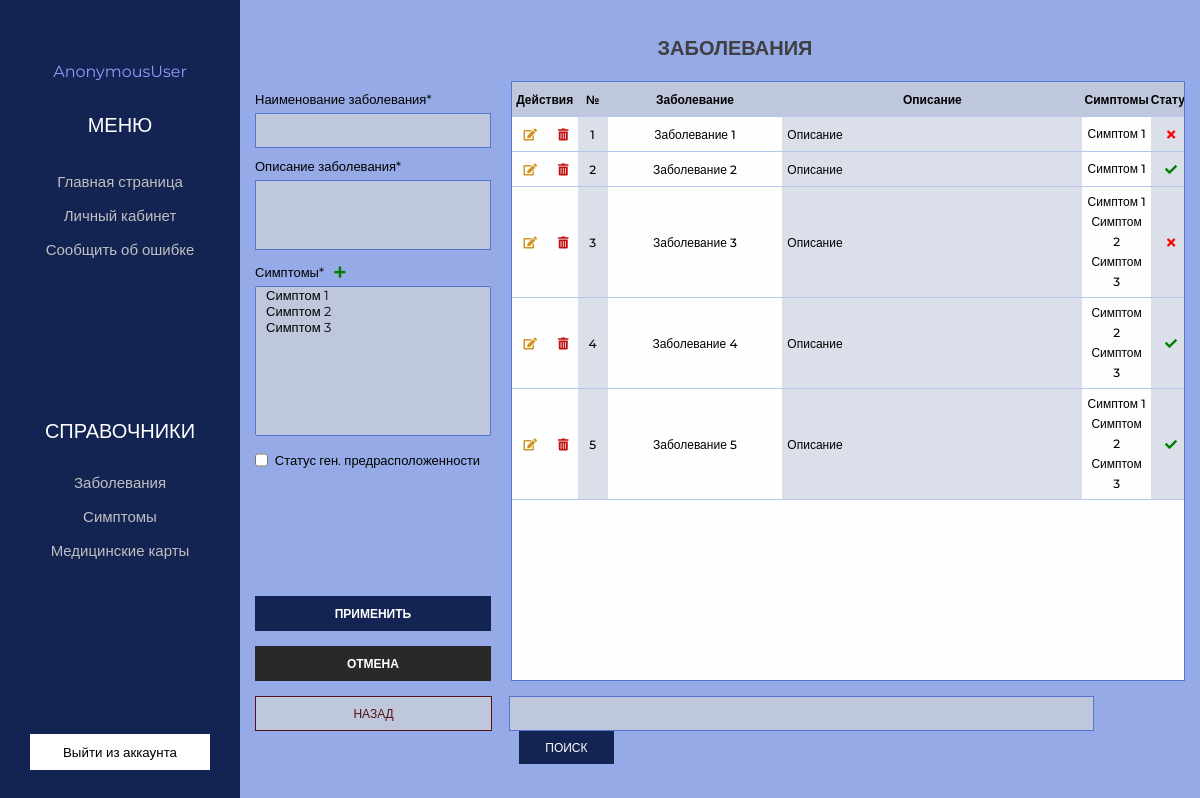
Before: /disease with the older database file.
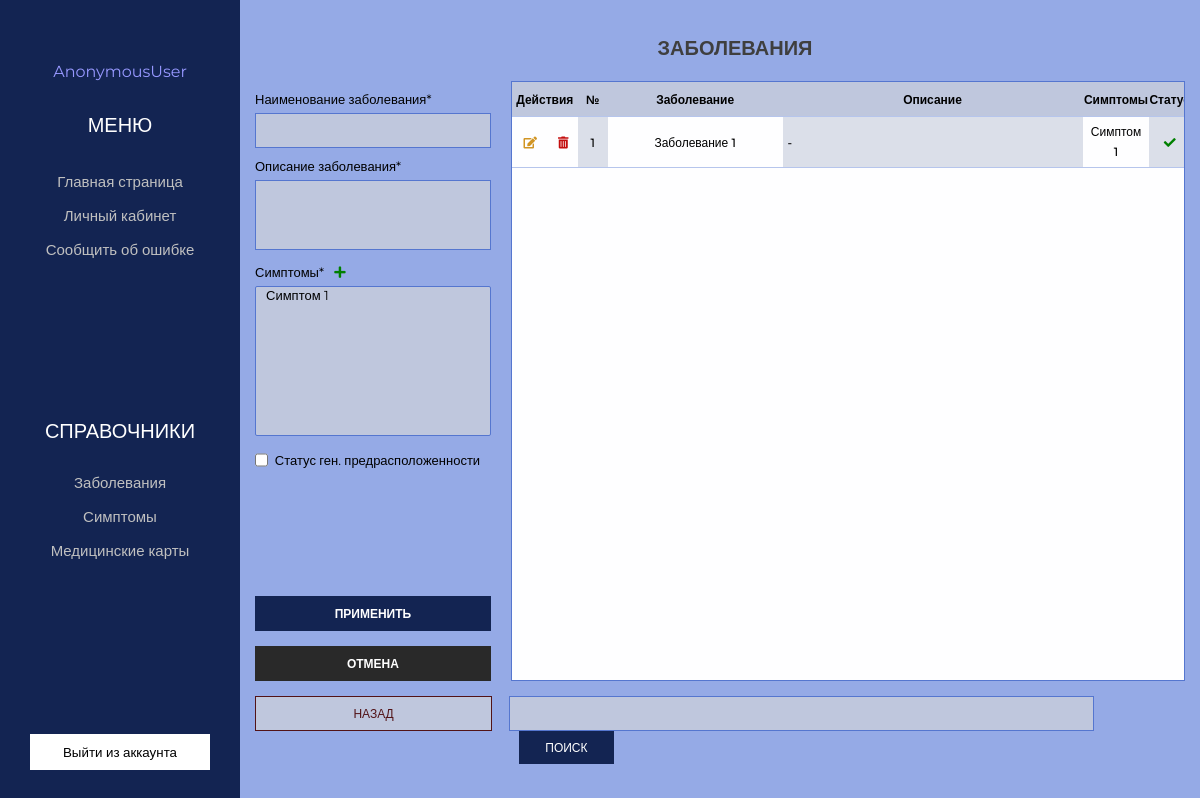
After: the same page with the newer database file.
### app/models.py (models this page shows, shortened)
class Disease(models.Model):
    name_disease                                = models.CharField(max_length=50, verbose_name='Наименование заболевания', null=False)
    description_disease                         = models.TextField(verbose_name='Описание заболевания', null=False)
    number_of_patients                          = models.IntegerField(verbose_name='Количество заболевших', null=True, default=0)
    symptoms                                    = models.ManyToManyField(Symptom, verbose_name="Симптом", related_name='diseases')
    status_genetic_predisposition               = models.BooleanField( verbose_name='Наличие генетических предрасположенностей', default=False)
    description_genetic_predisposition          = models.TextField(verbose_name='Описание генетической предрасположенности', null=True, blank=True, default='-')
    class Meta:
        verbose_name            = "Заболевание"
        verbose_name_plural     = "Заболевания"

class Symptom(models.Model):
    name_symptom            = models.CharField(max_length=50, verbose_name='Наименование симптома', null=False)
    description_symptom     = models.CharField(max_length=200, verbose_name='Описание симптома', null=False)
    class Meta:
        verbose_name            = "Симптом"
        verbose_name_plural     = "Симптомы"
    def __str__(self):
        return self.name_symptom

### app/views.py (the view)
# urls.py: path('disease', views.disease, name='disease'),
def disease(request):
    error = ''
    search_query = request.GET.get('search','')
    if search_query:
        elements = Disease.objects.filter(Q(name_disease__icontains=search_query) |
        Q(description_disease__icontains=search_query) |
        Q(symptoms__name_symptom__icontains=search_query) |
        Q(description_genetic_predisposition__icontains=search_query))
    else:
        elements = Disease.objects.all()
    if request.method == 'POST':
        form = DiseaseForm(request.POST)
        if form.is_valid():
            form.save()
        else:
            error = 'Возникла ошибка'
    form = DiseaseForm()
    context = {'elements': elements, 'form': form}
    return render(request, 'app/doctor/Disease.html', context)

### app/forms.py
class DiseaseForm(ModelForm):
    class Meta:
        model = Disease
        fields = ['name_disease', 'description_disease', 'symptoms', 'status_genetic_predisposition', 'description_genetic_predisposition']
        widgets = {
            "symptoms": SelectMultiple(attrs={
                'class': 'input_text symptoms'
            }),
            "name_disease": TextInput(attrs={
            'class': 'input_text'
            }),
            "description_disease": Textarea(attrs={
            'class': 'input_text disease',
            }),
            "description_genetic_predisposition": Textarea(attrs={
            'class': 'input_text disease'
            })
        }

### app/templates/app/doctor/Disease.html (shortened to what the changed rows need)
{% extends 'app/doctor/base_nav.html' %}
{% load static %}
{% block content %}
<section class="main">
    <div class="container">
        <div class="header">
            <div class="header_conatiner">
                <h1 class="header_title">ЗАБОЛЕВАНИЯ</h1>
            </div>
        </div>
        <form action="{{ data.disease }}" method="POST" name='form_name'>
            <section class="section">
                <div class="left_block">
                    <div class="left_items">
                        <p class="input_title symptoms">Симптомы*&nbsp;&nbsp;
                            <a href="{% url 'symptom' %}"><i style="color: green" class="fas fa-plus"></i></a>
                        </p>
                        {{ form.symptoms }}
                    </div>
                </div>
                <div class="right_block">
                    {% if elements %}
                    <table class="table" border="0" cellspacing="0">
                        <tr class="header_table">
                            <th width="70px" colspan="2">Действия</th>
                            <th width="30px">№</th>
                            <th width="20%">Заболевание</th>
                            <th width="25%">Описание</th>
                            <th>Симптомы</th>
                            <th>Статус</th>
                        </tr>
                        {% for el in elements %}
                        <tr class="header_table">
                            <td>
                                <a href="{% url 'disease_update' el.id  %}"><i style="color:rgb(209, 149, 36)" class="fas fa-edit"></i></a>
                            </td>
                            <td>
                                <a href="{% url 'disease_delete' el.id  %}"><i style="color:rgb(196, 14, 14)"  class="fas fa-trash-alt"></i></a>
                            </td>
                            <td class="color" id="number">{{ el.id }}</td>
                            <td>{{ el.name_disease }}</td>
                            <td class="color">
                                <p class="width_line">{{ el.description_disease }}</p>
                            </td>
                            <td style = "padding:5px">
                            {% for s in el.symptoms.all %}
                                <p class="stroke">{{ s.name_symptom }}</p>
                            {% endfor %}
                            </td>
                            <td class="color">
                                {% if el.status_genetic_predisposition %}
                                <div><i style="color:green" class="fas fa-check"></i></div>
                                {% else %}
                                <div><i style="color:red" class="fas fa-times"></i></div>
                                {% endif %}
                            </td>
                        </tr>
                        {% endfor %}
                        {% else %}
                        <tr class="header_table">
                            <td width=90%>
                                <p style="margin:20px 20px 20px 20px" class="input_title">Нет записей</p>
                            </td>
                        </tr>
                        {% endif %}
                    </table>
                </div>
            </section>
        </form>
    </div>
</section>
{% endblock content %}

Changed rows visible on the page:
removed Disease: id "2", name_disease "Заболевание 2", description_disease "Описание", status_genetic_predisposition True (drawn), Symptom (name_symptom "Симптом 1")
removed Disease: id "3", name_disease "Заболевание 3", description_disease "Описание", status_genetic_predisposition False (drawn), Symptom (name_symptom "Симптом 1")
removed Symptom: name_symptom "Симптом 2"
removed Symptom: name_symptom "Симптом 3"
removed Disease: id "4", name_disease "Заболевание 4", description_disease "Описание", status_genetic_predisposition True (drawn)
removed Disease: id "5", name_disease "Заболевание 5", description_disease "Описание", status_genetic_predisposition True (drawn), Symptom (name_symptom "Симптом 1")
changed Disease "Заболевание 1": description_disease "Описание" → "-"; status_genetic_predisposition False → True (drawn)
Other visible differences:
form field symptoms: "Симптом 1 / Симптом 2 / Симптом 3" → "Симптом 1"
